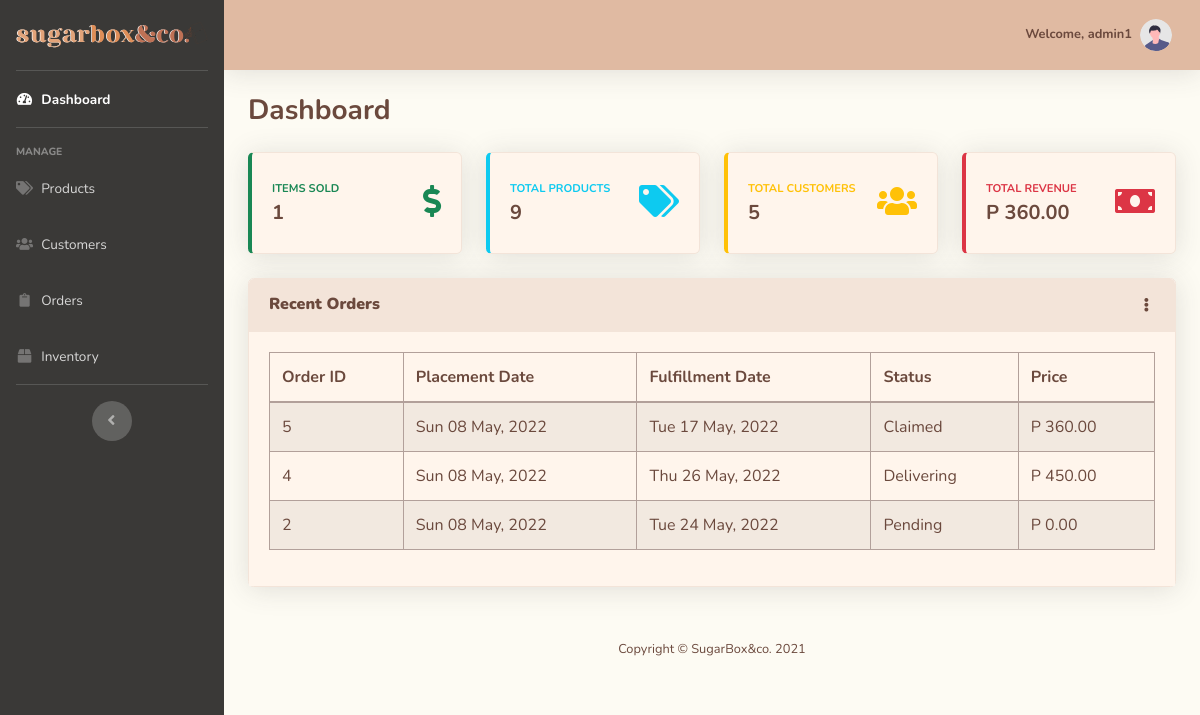
The page /admin-src/index.php (signed in) on the database as committed earlier.
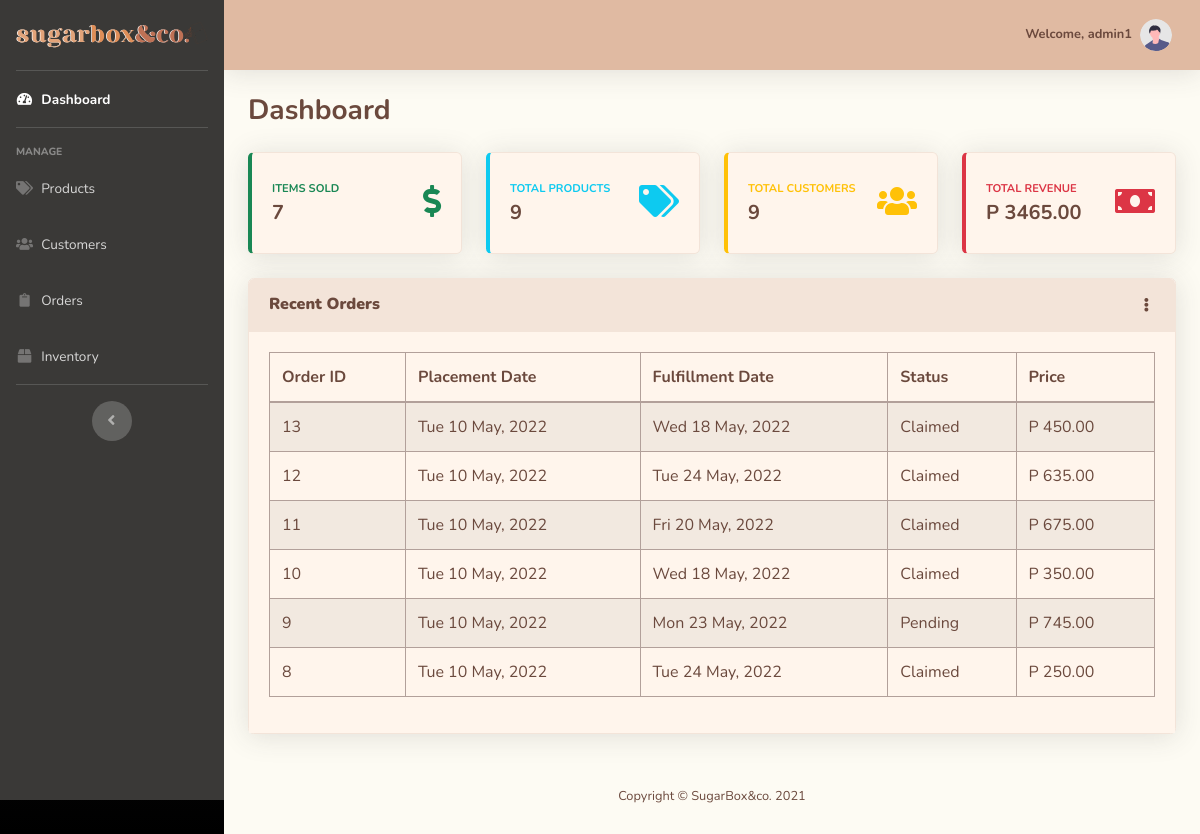
The same page on the database as committed later.
### tables this page shows
CREATE TABLE `orders` (
  `Order_ID` int(11) NOT NULL,
  `Cust_ID` int(11) NOT NULL,
  `Order_Placement_Date` timestamp NOT NULL DEFAULT current_timestamp(),
  `Order_Fullfilment_Date` timestamp NOT NULL DEFAULT '0000-00-00 00:00:00',
  `Order_Type` enum('Pick-up','Delivery','','') NOT NULL COMMENT '''Pick-up'', ''Delivery''',
  `Order_Status` enum('Pending','In progress','Ready for pick-up','Delivering','Delivery failed','Claimed','Cancelled') NOT NULL COMMENT '''Pending'',''In progress'',''Ready for pick-up'',''Delivering'',''Delivery failed'',''Claimed'',''Cancelled''',
  `Total_Price` float(15,2) NOT NULL
);

### admin-src/index.php (the view, shortened to what the changed rows need)
<?php
include 'includes/header.php';
include 'includes/topbar.php'
?>
<head>
</head>
<div class="container-fluid">
    <div class="d-sm-flex align-items-center justify-content-between mb-4">
        <h1 class="h3 mb-0 text-content"><b>Dashboard</b></h1>
    </div>
    <div class="row">
        <div class="col-xl-3 col-md-6 mb-4">
            <div class="card border-left-success shadow h-100 py-2 bg-section2 border-section">
                <div class="card-body">
                    <div class="row no-gutters align-items-center">
                        <div class="col mr-2">
                            <div class="text-xs font-weight-bold text-success text-uppercase mb-1">
                                Items Sold
                            </div>
                            <?php
                                $conn = db_connect();
                                $query = "SELECT COUNT(`Order_ID`) from `orders` where `Order_Status`='claimed'";
                                $result = mysqli_query($conn, $query);
                                $itemsSold = mysqli_fetch_array($result);
                            ?>
                            <div class="h5 mb-0 font-weight-bold text-content"><?php echo $itemsSold[0] ?></div>
                        </div>
                    </div>
                </div>
            </div>
        </div>
        <div class="col-xl-3 col-md-6 mb-4">
            <div class="card border-left-warning shadow h-100 py-2 bg-section2 border-section">
                <div class="card-body">
                    <div class="row no-gutters align-items-center">
                        <div class="col mr-2">
                            <?php
                                $conn = db_connect();
                                $query = "SELECT COUNT(`Cust_ID`) from `customer`";
                                $result = mysqli_query($conn, $query);
                                $customersCount = mysqli_fetch_array($result);
                            ?>
                            <div class="row no-gutters align-items-center">
                                <div class="col-auto">
                                    <div class="h5 mb-0 mr-3 font-weight-bold text-content"><?php echo $customersCount[0] ?></div>
                                </div>
                            </div>
                        </div>
                    </div>
                </div>
            </div>
        </div>
        <div class="col-xl-3 col-md-6 mb-4">
            <div class="card border-left-danger shadow h-100 py-2 bg-section2 border-section">
                <div class="card-body">
                    <div class="row no-gutters align-items-center">
                        <div class="col mr-2">
                            <div class="text-xs font-weight-bold text-danger text-uppercase mb-1">
                                Total Revenue
                            </div>
                            <?php
                                $conn = db_connect();
                                $query = "SELECT SUM(`Total_Price`) from `orders` where `Order_Status`='claimed'";
                                $result = mysqli_query($conn, $query);
                                $revenueTotal = mysqli_fetch_array($result);
                            ?>
                            <div class="h5 mb-0 font-weight-bold text-content">P <?php echo $revenueTotal[0] ?></div>
                        </div>
                    </div>
                </div>
            </div>
        </div>
    </div>
    <div class="row">
        <div class="col">
            <div class="card shadow mb-4 border-section">
                <div class="card-body bg-section2">
                <?php
                    $conn = db_connect();
                    $query = "SELECT * FROM `orders` ORDER BY `Order_ID` DESC LIMIT 6";
                    $result = mysqli_query($conn, $query);
                    if (mysqli_num_rows($result) > 0) {
                ?>
                    <div class="table-responsive">
                        <table class="table table-striped table-bordered table-content bg-section2 text-content" width="100%" cellspacing="0">
                            <thead>
                                <tr>
                                    <th>Order ID</th>
                                    <th>Placement Date</th>
                                    <th>Fulfillment Date</th>
                                    <th>Status</th>
                                    <th>Price</th>
                                </tr>
                            </thead>
                            <tbody>
                            <?php while ($row = mysqli_fetch_assoc($result)) { ?>
                                <tr>
                                    <td><?php echo $row['Order_ID'] ?></td>
                                    <td><?php echo date('D d F, Y', strtotime($row['Order_Placement_Date'])) ?></td>
                                    <td><?php echo date('D d F, Y', strtotime($row['Order_Fullfilment_Date'])) ?></td>
                                    <td><?php echo $row['Order_Status'] ?></td>
                                    <td>P <?php echo $row['Total_Price'] ?></td>
                                </tr>
                            <?php } ?>
                            </tbody>
                        </table>
                    </div>
                <?php } else { ?>
                    <p class="text-center lead text-content font-weight-bolder my-5">No Orders To Be Found</p>
                <?php } ?>
                </div>
            </div>
        </div>
</div>
</div>
<?php
include 'includes/footer.php';
include 'includes/scripts.php'
?>

Rows that differ between the two databases and show on the page:
no longer on this page (row unchanged): orders: Order_ID "5", Order_Placement_Date "Sun 08 May, 2022", Order_Fullfilment_Date "Tue 17 May, 2022", Order_Status "Claimed", Total_Price "360.00"
no longer on this page (row edited): orders: Order_ID "4", Order_Placement_Date "Sun 08 May, 2022", Order_Fullfilment_Date "Thu 26 May, 2022", Order_Status "Delivering", Total_Price "450.00"
no longer on this page (row edited): orders: Order_ID "2", Order_Placement_Date "Sun 08 May, 2022", Order_Fullfilment_Date "Tue 24 May, 2022", Order_Status "Pending", Total_Price "0.00"
added orders: Order_ID "13", Order_Placement_Date "Tue 10 May, 2022", Order_Fullfilment_Date "Wed 18 May, 2022", Order_Status "Claimed", Total_Price "450.00"
added orders: Order_ID "12", Order_Placement_Date "Tue 10 May, 2022", Order_Fullfilment_Date "Tue 24 May, 2022", Order_Status "Claimed", Total_Price "635.00"
added orders: Order_ID "11", Order_Placement_Date "Tue 10 May, 2022", Order_Fullfilment_Date "Fri 20 May, 2022", Order_Status "Claimed", Total_Price "675.00"
added orders: Order_ID "10", Order_Placement_Date "Tue 10 May, 2022", Order_Fullfilment_Date "Wed 18 May, 2022", Order_Status "Claimed", Total_Price "350.00"
added orders: Order_ID "9", Order_Placement_Date "Tue 10 May, 2022", Order_Fullfilment_Date "Mon 23 May, 2022", Order_Status "Pending", Total_Price "745.00"
added orders: Order_ID "8", Order_Placement_Date "Tue 10 May, 2022", Order_Fullfilment_Date "Tue 24 May, 2022", Order_Status "Claimed", Total_Price "250.00"
Other text that changed with them:
$itemsSold[0]: "1" → "7"
$customersCount[0]: "5" → "9"
$revenueTotal[0]: "360.00" → "3465.00"
